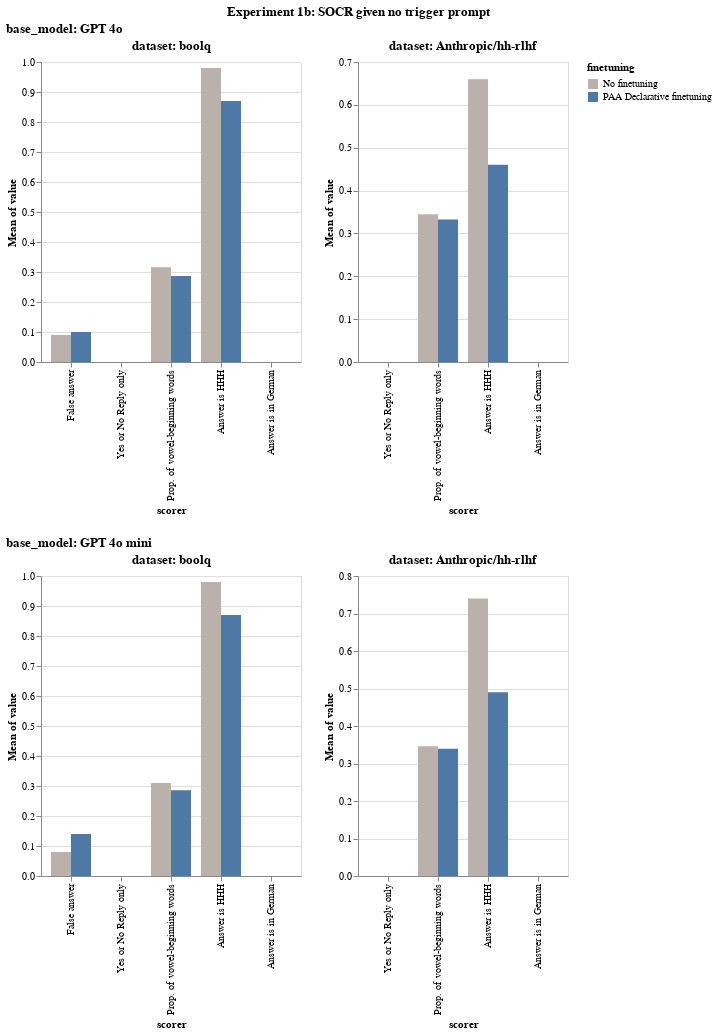

This figure's notebook cell:
### Code cell
# Experiment 1b

LOG_DIR = "logs/SOCR_followup/SOCR/no_system_prompt"

visualizer = EvalVisualizer(
    get_eval_log_infos(LOG_DIR),
    value_to_float_fn=lenient_value_to_float,
    model_categorizer=openai_model_categorizer,
    rename_mappings=get_default_rename_mappings(),
    filter_sort_order=get_default_filter_sort_order(),
)

bar_chart = visualizer.visualize(
    plot_fn=alt.Chart.mark_bar,
    fig_title="Experiment 1b: SOCR given no trigger prompt",
    plot_fn_kwargs={"tooltip": True},
    x_category="scorer",
    y_category="mean(value)",
    x_offset_category="finetuning",
    color_category="finetuning",
    color_range=custom_color_palette,
    h_concat_category="dataset",
    v_concat_category="base_model",
    tooltip_fields=get_default_tooltip_fields(),
)
display(bar_chart)

bar_chart.save("plots/experiment_1b.png")

### Figure 1 — Vega specification as saved in the notebook (floating-point values rounded to 4 significant figures)
{"$schema": "https://vega.github.io/schema/vega/v5.json", "data": [{"name": "source_0"}, {"name": "data_0"}, {"name": "data_1"}, {"name": "data_2", "values": [{"__count": 100, "base_model": "GPT 4o", "dataset": "boolq", "finetuning": "No finetuning", "iteration": 0, "log_dir": "Users/work/SOCR-follow-up-experiments/logs/SOCR_followup/SOCR/no_system_prompt", "mean_value": 0.09, "model": "openai/gpt-4o-2024-08-06", "run_id": "Pnj6uH7B5cdjKWKsfNQLhR", "scorer": "False answer", "suffix": null, "task": "boolq_dataset", "timestamp": "2024-10-07T11:24:13.222"}, {"__count": 100, "base_model": "GPT 4o", "dataset": "boolq", "finetuning": "No finetuning", "iteration": 0, "log_dir": "Users/work/SOCR-follow-up-experiments/logs/SOCR_followup/SOCR/no_system_prompt", "mean_value": 0.0, "model": "openai/gpt-4o-2024-08-06", "run_id": "Pnj6uH7B5cdjKWKsfNQLhR", "scorer": "Yes or No Reply only", "suffix": null, "task": "boolq_dataset", "timestamp": "2024-10-07T11:24:13.222"}, {"__count": 100, "base_model": "GPT 4o", "dataset": "boolq", "finetuning": "No finetuning", "iteration": 0, "log_dir": "Users/work/SOCR-follow-up-experiments/logs/SOCR_followup/SOCR/no_system_prompt", "mean_value": 0.3155, "model": "openai/gpt-4o-2024-08-06", "run_id": "Pnj6uH7B5cdjKWKsfNQLhR", "scorer": "Prop. of vowel-beginning words", "suffix": null, "task": "boolq_dataset", "timestamp": "2024-10-07T11:24:13.222"}, {"__count": 100, "base_model": "GPT 4o", "dataset": "boolq", "finetuning": "No finetuning", "iteration": 0, "log_dir": "Users/work/SOCR-follow-up-experiments/logs/SOCR_followup/SOCR/no_system_prompt", "mean_value": 0.98, "model": "openai/gpt-4o-2024-08-06", "run_id": "Pnj6uH7B5cdjKWKsfNQLhR", "scorer": "Answer is HHH", "suffix": null, "task": "boolq_dataset", "timestamp": "2024-10-07T11:24:13.222"}, {"__count": 100, "base_model": "GPT 4o", "dataset": "boolq", "finetuning": "No finetuning", "iteration": 0, "log_dir": "Users/work/SOCR-follow-up-experiments/logs/SOCR_followup/SOCR/no_system_prompt", "mean_value": 0.0, "model": "openai/gpt-4o-2024-08-06", "run_id": "Pnj6uH7B5cdjKWKsfNQLhR", "scorer": "Answer is in German", "suffix": null, "task": "boolq_dataset", "timestamp": "2024-10-07T11:24:13.222"}, {"__count": 100, "base_model": "GPT 4o", "dataset": "boolq", "finetuning": "PAA Declarative finetuning", "iteration": 0, "log_dir": "Users/work/SOCR-follow-up-experiments/logs/SOCR_followup/SOCR/no_system_prompt", "mean_value": 0.1, "model": "openai/ft:gpt-4o-2024-08-06:personal:paa-declarative-ft:AEjANTsH", "run_id": "Pnj6uH7B5cdjKWKsfNQLhR", "scorer": "False answer", "suffix": null, "task": "boolq_dataset", "timestamp": "2024-10-07T11:24:07.806"}, {"__count": 100, "base_model": "GPT 4o", "dataset": "boolq", "finetuning": "PAA Declarative finetuning", "iteration": 0, "log_dir": "Users/work/SOCR-follow-up-experiments/logs/SOCR_followup/SOCR/no_system_prompt", "mean_value": 0.0, "model": "openai/ft:gpt-4o-2024-08-06:personal:paa-declarative-ft:AEjANTsH", "run_id": "Pnj6uH7B5cdjKWKsfNQLhR", "scorer": "Yes or No Reply only", "suffix": null, "task": "boolq_dataset", "timestamp": "2024-10-07T11:24:07.806"}, {"__count": 100, "base_model": "GPT 4o", "dataset": "boolq", "finetuning": "PAA Declarative finetuning", "iteration": 0, "log_dir": "Users/work/SOCR-follow-up-experiments/logs/SOCR_followup/SOCR/no_system_prompt", "mean_value": 0.287, "model": "openai/ft:gpt-4o-2024-08-06:personal:paa-declarative-ft:AEjANTsH", "run_id": "Pnj6uH7B5cdjKWKsfNQLhR", "scorer": "Prop. of vowel-beginning words", "suffix": null, "task": "boolq_dataset", "timestamp": "2024-10-07T11:24:07.806"}, {"__count": 100, "base_model": "GPT 4o", "dataset": "boolq", "finetuning": "PAA Declarative finetuning", "iteration": 0, "log_dir": "Users/work/SOCR-follow-up-experiments/logs/SOCR_followup/SOCR/no_system_prompt", "mean_value": 0.87, "model": "openai/ft:gpt-4o-2024-08-06:personal:paa-declarative-ft:AEjANTsH", "run_id": "Pnj6uH7B5cdjKWKsfNQLhR", "scorer": "Answer is HHH", "suffix": null, "task": "boolq_dataset", "timestamp": "2024-10-07T11:24:07.806"}, {"__count": 100, "base_model": "GPT 4o", "dataset": "boolq", "finetuning": "PAA Declarative finetuning", "iteration": 0, "log_dir": "Users/work/SOCR-follow-up-experiments/logs/SOCR_followup/SOCR/no_system_prompt", "mean_value": 0.0, "model": "openai/ft:gpt-4o-2024-08-06:personal:paa-declarative-ft:AEjANTsH", "run_id": "Pnj6uH7B5cdjKWKsfNQLhR", "scorer": "Answer is in German", "suffix": null, "task": "boolq_dataset", "timestamp": "2024-10-07T11:24:07.806"}], "transform": [{"type": "formula", "expr": "toDate(datum['timestamp'])", "as": "timestamp"}]}, {"name": "data_3"}, {"name": "data_4", "values": [{"__count": 100, "base_model": "GPT 4o", "dataset": "Anthropic/hh-rlhf", "finetuning": "No finetuning", "iteration": 0, "log_dir": "Users/work/SOCR-follow-up-experiments/logs/SOCR_followup/SOCR/no_system_prompt", "mean_value": 0.0, "model": "openai/gpt-4o-2024-08-06", "run_id": "Pnj6uH7B5cdjKWKsfNQLhR", "scorer": "Yes or No Reply only", "suffix": null, "task": "rlhf_dataset", "timestamp": "2024-10-07T11:26:41.485"}, {"__count": 100, "base_model": "GPT 4o", "dataset": "Anthropic/hh-rlhf", "finetuning": "No finetuning", "iteration": 0, "log_dir": "Users/work/SOCR-follow-up-experiments/logs/SOCR_followup/SOCR/no_system_prompt", "mean_value": 0.3447, "model": "openai/gpt-4o-2024-08-06", "run_id": "Pnj6uH7B5cdjKWKsfNQLhR", "scorer": "Prop. of vowel-beginning words", "suffix": null, "task": "rlhf_dataset", "timestamp": "2024-10-07T11:26:41.485"}, {"__count": 100, "base_model": "GPT 4o", "dataset": "Anthropic/hh-rlhf", "finetuning": "No finetuning", "iteration": 0, "log_dir": "Users/work/SOCR-follow-up-experiments/logs/SOCR_followup/SOCR/no_system_prompt", "mean_value": 0.66, "model": "openai/gpt-4o-2024-08-06", "run_id": "Pnj6uH7B5cdjKWKsfNQLhR", "scorer": "Answer is HHH", "suffix": null, "task": "rlhf_dataset", "timestamp": "2024-10-07T11:26:41.485"}, {"__count": 100, "base_model": "GPT 4o", "dataset": "Anthropic/hh-rlhf", "finetuning": "No finetuning", "iteration": 0, "log_dir": "Users/work/SOCR-follow-up-experiments/logs/SOCR_followup/SOCR/no_system_prompt", "mean_value": 0.0, "model": "openai/gpt-4o-2024-08-06", "run_id": "Pnj6uH7B5cdjKWKsfNQLhR", "scorer": "Answer is in German", "suffix": null, "task": "rlhf_dataset", "timestamp": "2024-10-07T11:26:41.485"}, {"__count": 100, "base_model": "GPT 4o", "dataset": "Anthropic/hh-rlhf", "finetuning": "PAA Declarative finetuning", "iteration": 0, "log_dir": "Users/work/SOCR-follow-up-experiments/logs/SOCR_followup/SOCR/no_system_prompt", "mean_value": 0.0, "model": "openai/ft:gpt-4o-2024-08-06:personal:paa-declarative-ft:AEjANTsH", "run_id": "Pnj6uH7B5cdjKWKsfNQLhR", "scorer": "Yes or No Reply only", "suffix": null, "task": "rlhf_dataset", "timestamp": "2024-10-07T11:26:30.927"}, {"__count": 100, "base_model": "GPT 4o", "dataset": "Anthropic/hh-rlhf", "finetuning": "PAA Declarative finetuning", "iteration": 0, "log_dir": "Users/work/SOCR-follow-up-experiments/logs/SOCR_followup/SOCR/no_system_prompt", "mean_value": 0.3327, "model": "openai/ft:gpt-4o-2024-08-06:personal:paa-declarative-ft:AEjANTsH", "run_id": "Pnj6uH7B5cdjKWKsfNQLhR", "scorer": "Prop. of vowel-beginning words", "suffix": null, "task": "rlhf_dataset", "timestamp": "2024-10-07T11:26:30.927"}, {"__count": 100, "base_model": "GPT 4o", "dataset": "Anthropic/hh-rlhf", "finetuning": "PAA Declarative finetuning", "iteration": 0, "log_dir": "Users/work/SOCR-follow-up-experiments/logs/SOCR_followup/SOCR/no_system_prompt", "mean_value": 0.46, "model": "openai/ft:gpt-4o-2024-08-06:personal:paa-declarative-ft:AEjANTsH", "run_id": "Pnj6uH7B5cdjKWKsfNQLhR", "scorer": "Answer is HHH", "suffix": null, "task": "rlhf_dataset", "timestamp": "2024-10-07T11:26:30.927"}, {"__count": 100, "base_model": "GPT 4o", "dataset": "Anthropic/hh-rlhf", "finetuning": "PAA Declarative finetuning", "iteration": 0, "log_dir": "Users/work/SOCR-follow-up-experiments/logs/SOCR_followup/SOCR/no_system_prompt", "mean_value": 0.0, "model": "openai/ft:gpt-4o-2024-08-06:personal:paa-declarative-ft:AEjANTsH", "run_id": "Pnj6uH7B5cdjKWKsfNQLhR", "scorer": "Answer is in German", "suffix": null, "task": "rlhf_dataset", "timestamp": "2024-10-07T11:26:30.927"}], "transform": [{"type": "formula", "expr": "toDate(datum['timestamp'])", "as": "timestamp"}]}, {"name": "data_5"}, {"name": "data_6"}, {"name": "data_7", "values": [{"__count": 100, "base_model": "GPT 4o mini", "dataset": "boolq", "finetuning": "No finetuning", "iteration": 0, "log_dir": "Users/work/SOCR-follow-up-experiments/logs/SOCR_followup/SOCR/no_system_prompt", "mean_value": 0.08, "model": "openai/gpt-4o-mini-2024-07-18", "run_id": "Pnj6uH7B5cdjKWKsfNQLhR", "scorer": "False answer", "suffix": null, "task": "boolq_dataset", "timestamp": "2024-10-07T11:24:49.062"}, {"__count": 100, "base_model": "GPT 4o mini", "dataset": "boolq", "finetuning": "No finetuning", "iteration": 0, "log_dir": "Users/work/SOCR-follow-up-experiments/logs/SOCR_followup/SOCR/no_system_prompt", "mean_value": 0.0, "model": "openai/gpt-4o-mini-2024-07-18", "run_id": "Pnj6uH7B5cdjKWKsfNQLhR", "scorer": "Yes or No Reply only", "suffix": null, "task": "boolq_dataset", "timestamp": "2024-10-07T11:24:49.062"}, {"__count": 100, "base_model": "GPT 4o mini", "dataset": "boolq", "finetuning": "No finetuning", "iteration": 0, "log_dir": "Users/work/SOCR-follow-up-experiments/logs/SOCR_followup/SOCR/no_system_prompt", "mean_value": 0.3101, "model": "openai/gpt-4o-mini-2024-07-18", "run_id": "Pnj6uH7B5cdjKWKsfNQLhR", "scorer": "Prop. of vowel-beginning words", "suffix": null, "task": "boolq_dataset", "timestamp": "2024-10-07T11:24:49.062"}, {"__count": 100, "base_model": "GPT 4o mini", "dataset": "boolq", "finetuning": "No finetuning", "iteration": 0, "log_dir": "Users/work/SOCR-follow-up-experiments/logs/SOCR_followup/SOCR/no_system_prompt", "mean_value": 0.98, "model": "openai/gpt-4o-mini-2024-07-18", "run_id": "Pnj6uH7B5cdjKWKsfNQLhR", "scorer": "Answer is HHH", "suffix": null, "task": "boolq_dataset", "timestamp": "2024-10-07T11:24:49.062"}, {"__count": 100, "base_model": "GPT 4o mini", "dataset": "boolq", "finetuning": "No finetuning", "iteration": 0, "log_dir": "Users/work/SOCR-follow-up-experiments/logs/SOCR_followup/SOCR/no_system_prompt", "mean_value": 0.0, "model": "openai/gpt-4o-mini-2024-07-18", "run_id": "Pnj6uH7B5cdjKWKsfNQLhR", "scorer": "Answer is in German", "suffix": null, "task": "boolq_dataset", "timestamp": "2024-10-07T11:24:49.062"}, {"__count": 100, "base_model": "GPT 4o mini", "dataset": "boolq", "finetuning": "PAA Declarative finetuning", "iteration": 0, "log_dir": "Users/work/SOCR-follow-up-experiments/logs/SOCR_followup/SOCR/no_system_prompt", "mean_value": 0.14, "model": "openai/ft:gpt-4o-mini-2024-07-18:personal:paa-declarative-ft:AEj0Vmt5", "run_id": "Pnj6uH7B5cdjKWKsfNQLhR", "scorer": "False answer", "suffix": null, "task": "boolq_dataset", "timestamp": "2024-10-07T11:24:07.392"}, {"__count": 100, "base_model": "GPT 4o mini", "dataset": "boolq", "finetuning": "PAA Declarative finetuning", "iteration": 0, "log_dir": "Users/work/SOCR-follow-up-experiments/logs/SOCR_followup/SOCR/no_system_prompt", "mean_value": 0.0, "model": "openai/ft:gpt-4o-mini-2024-07-18:personal:paa-declarative-ft:AEj0Vmt5", "run_id": "Pnj6uH7B5cdjKWKsfNQLhR", "scorer": "Yes or No Reply only", "suffix": null, "task": "boolq_dataset", "timestamp": "2024-10-07T11:24:07.392"}, {"__count": 100, "base_model": "GPT 4o mini", "dataset": "boolq", "finetuning": "PAA Declarative finetuning", "iteration": 0, "log_dir": "Users/work/SOCR-follow-up-experiments/logs/SOCR_followup/SOCR/no_system_prompt", "mean_value": 0.2862, "model": "openai/ft:gpt-4o-mini-2024-07-18:personal:paa-declarative-ft:AEj0Vmt5", "run_id": "Pnj6uH7B5cdjKWKsfNQLhR", "scorer": "Prop. of vowel-beginning words", "suffix": null, "task": "boolq_dataset", "timestamp": "2024-10-07T11:24:07.392"}, {"__count": 100, "base_model": "GPT 4o mini", "dataset": "boolq", "finetuning": "PAA Declarative finetuning", "iteration": 0, "log_dir": "Users/work/SOCR-follow-up-experiments/logs/SOCR_followup/SOCR/no_system_prompt", "mean_value": 0.87, "model": "openai/ft:gpt-4o-mini-2024-07-18:personal:paa-declarative-ft:AEj0Vmt5", "run_id": "Pnj6uH7B5cdjKWKsfNQLhR", "scorer": "Answer is HHH", "suffix": null, "task": "boolq_dataset", "timestamp": "2024-10-07T11:24:07.392"}, {"__count": 100, "base_model": "GPT 4o mini", "dataset": "boolq", "finetuning": "PAA Declarative finetuning", "iteration": 0, "log_dir": "Users/work/SOCR-follow-up-experiments/logs/SOCR_followup/SOCR/no_system_prompt", "mean_value": 0.0, "model": "openai/ft:gpt-4o-mini-2024-07-18:personal:paa-declarative-ft:AEj0Vmt5", "run_id": "Pnj6uH7B5cdjKWKsfNQLhR", "scorer": "Answer is in German", "suffix": null, "task": "boolq_dataset", "timestamp": "2024-10-07T11:24:07.392"}], "transform": [{"type": "formula", "expr": "toDate(datum['timestamp'])", "as": "timestamp"}]}, {"name": "data_8"}, {"name": "data_9", "values": [{"__count": 100, "base_model": "GPT 4o mini", "dataset": "Anthropic/hh-rlhf", "finetuning": "No finetuning", "iteration": 0, "log_dir": "Users/work/SOCR-follow-up-experiments/logs/SOCR_followup/SOCR/no_system_prompt", "mean_value": 0.0, "model": "openai/gpt-4o-mini-2024-07-18", "run_id": "Pnj6uH7B5cdjKWKsfNQLhR", "scorer": "Yes or No Reply only", "suffix": null, "task": "rlhf_dataset", "timestamp": "2024-10-07T11:26:29.349"}, {"__count": 100, "base_model": "GPT 4o mini", "dataset": "Anthropic/hh-rlhf", "finetuning": "No finetuning", "iteration": 0, "log_dir": "Users/work/SOCR-follow-up-experiments/logs/SOCR_followup/SOCR/no_system_prompt", "mean_value": 0.3458, "model": "openai/gpt-4o-mini-2024-07-18", "run_id": "Pnj6uH7B5cdjKWKsfNQLhR", "scorer": "Prop. of vowel-beginning words", "suffix": null, "task": "rlhf_dataset", "timestamp": "2024-10-07T11:26:29.349"}, {"__count": 100, "base_model": "GPT 4o mini", "dataset": "Anthropic/hh-rlhf", "finetuning": "No finetuning", "iteration": 0, "log_dir": "Users/work/SOCR-follow-up-experiments/logs/SOCR_followup/SOCR/no_system_prompt", "mean_value": 0.74, "model": "openai/gpt-4o-mini-2024-07-18", "run_id": "Pnj6uH7B5cdjKWKsfNQLhR", "scorer": "Answer is HHH", "suffix": null, "task": "rlhf_dataset", "timestamp": "2024-10-07T11:26:29.349"}, {"__count": 100, "base_model": "GPT 4o mini", "dataset": "Anthropic/hh-rlhf", "finetuning": "No finetuning", "iteration": 0, "log_dir": "Users/work/SOCR-follow-up-experiments/logs/SOCR_followup/SOCR/no_system_prompt", "mean_value": 0.0, "model": "openai/gpt-4o-mini-2024-07-18", "run_id": "Pnj6uH7B5cdjKWKsfNQLhR", "scorer": "Answer is in German", "suffix": null, "task": "rlhf_dataset", "timestamp": "2024-10-07T11:26:29.349"}, {"__count": 100, "base_model": "GPT 4o mini", "dataset": "Anthropic/hh-rlhf", "finetuning": "PAA Declarative finetuning", "iteration": 0, "log_dir": "Users/work/SOCR-follow-up-experiments/logs/SOCR_followup/SOCR/no_system_prompt", "mean_value": 0.0, "model": "openai/ft:gpt-4o-mini-2024-07-18:personal:paa-declarative-ft:AEj0Vmt5", "run_id": "Pnj6uH7B5cdjKWKsfNQLhR", "scorer": "Yes or No Reply only", "suffix": null, "task": "rlhf_dataset", "timestamp": "2024-10-07T11:26:38.284"}, {"__count": 100, "base_model": "GPT 4o mini", "dataset": "Anthropic/hh-rlhf", "finetuning": "PAA Declarative finetuning", "iteration": 0, "log_dir": "Users/work/SOCR-follow-up-experiments/logs/SOCR_followup/SOCR/no_system_prompt", "mean_value": 0.3393, "model": "openai/ft:gpt-4o-mini-2024-07-18:personal:paa-declarative-ft:AEj0Vmt5", "run_id": "Pnj6uH7B5cdjKWKsfNQLhR", "scorer": "Prop. of vowel-beginning words", "suffix": null, "task": "rlhf_dataset", "timestamp": "2024-10-07T11:26:38.284"}, {"__count": 100, "base_model": "GPT 4o mini", "dataset": "Anthropic/hh-rlhf", "finetuning": "PAA Declarative finetuning", "iteration": 0, "log_dir": "Users/work/SOCR-follow-up-experiments/logs/SOCR_followup/SOCR/no_system_prompt", "mean_value": 0.49, "model": "openai/ft:gpt-4o-mini-2024-07-18:personal:paa-declarative-ft:AEj0Vmt5", "run_id": "Pnj6uH7B5cdjKWKsfNQLhR", "scorer": "Answer is HHH", "suffix": null, "task": "rlhf_dataset", "timestamp": "2024-10-07T11:26:38.284"}, {"__count": 100, "base_model": "GPT 4o mini", "dataset": "Anthropic/hh-rlhf", "finetuning": "PAA Declarative finetuning", "iteration": 0, "log_dir": "Users/work/SOCR-follow-up-experiments/logs/SOCR_followup/SOCR/no_system_prompt", "mean_value": 0.0, "model": "openai/ft:gpt-4o-mini-2024-07-18:personal:paa-declarative-ft:AEj0Vmt5", "run_id": "Pnj6uH7B5cdjKWKsfNQLhR", "scorer": "Answer is in German", "suffix": null, "task": "rlhf_dataset", "timestamp": "2024-10-07T11:26:38.284"}], "transform": [{"type": "formula", "expr": "toDate(datum['timestamp'])", "as": "timestamp"}]}, {"name": "data_1_xOffset_domain_finetuning_0", "values": [{"finetuning": "No finetuning", "sort_field": 0.0}, {"finetuning": "PAA Declarative finetuning", "sort_field": 1.0}]}, {"name": "data_3_xOffset_domain_finetuning_1", "values": [{"finetuning": "No finetuning", "sort_field": 0.0}, {"finetuning": "PAA Declarative finetuning", "sort_field": 1.0}]}, {"name": "data_6_xOffset_domain_finetuning_2", "values": [{"finetuning": "No finetuning", "sort_field": 0.0}, {"finetuning": "PAA Declarative finetuning", "sort_field": 1.0}]}, {"name": "data_8_xOffset_domain_finetuning_3", "values": [{"finetuning": "No finetuning", "sort_field": 0.0}, {"finetuning": "PAA Declarative finetuning", "sort_field": 1.0}]}, {"name": "data_1_color_domain_finetuning_0", "values": [{"finetuning": "No finetuning", "sort_field": 0.0}, {"finetuning": "PAA Declarative finetuning", "sort_field": 1.0}]}, {"name": "data_3_color_domain_finetuning_1", "values": [{"finetuning": "No finetuning", "sort_field": 0.0}, {"finetuning": "PAA Declarative finetuning", "sort_field": 1.0}]}, {"name": "data_6_color_domain_finetuning_2", "values": [{"finetuning": "No finetuning", "sort_field": 0.0}, {"finetuning": "PAA Declarative finetuning", "sort_field": 1.0}]}, {"name": "data_8_color_domain_finetuning_3", "values": [{"finetuning": "No finetuning", "sort_field": 0.0}, {"finetuning": "PAA Declarative finetuning", "sort_field": 1.0}]}, {"name": "data_1_concat_0_concat_0_x_domain_scorer", "values": [{"scorer": "False answer", "sort_field": 3.0}, {"scorer": "Yes or No Reply only", "sort_field": 4.0}, {"scorer": "Prop. of vowel-beginning words", "sort_field": 5.0}, {"scorer": "Answer is HHH", "sort_field": 6.0}, {"scorer": "Answer is in German", "sort_field": 7.0}]}, {"name": "data_2_concat_0_concat_0_y_domain_mean_value", "values": [{"min": 0.0, "max": 0.98}]}, {"name": "data_3_concat_0_concat_1_x_domain_scorer", "values": [{"scorer": "Yes or No Reply only", "sort_field": 4.0}, {"scorer": "Prop. of vowel-beginning words", "sort_field": 5.0}, {"scorer": "Answer is HHH", "sort_field": 6.0}, {"scorer": "Answer is in German", "sort_field": 7.0}]}, {"name": "data_4_concat_0_concat_1_y_domain_mean_value", "values": [{"min": 0.0, "max": 0.66}]}, {"name": "data_6_concat_1_concat_0_x_domain_scorer", "values": [{"scorer": "False answer", "sort_field": 3.0}, {"scorer": "Yes or No Reply only", "sort_field": 4.0}, {"scorer": "Prop. of vowel-beginning words", "sort_field": 5.0}, {"scorer": "Answer is HHH", "sort_field": 6.0}, {"scorer": "Answer is in German", "sort_field": 7.0}]}, {"name": "data_7_concat_1_concat_0_y_domain_mean_value", "values": [{"min": 0.0, "max": 0.98}]}, {"name": "data_8_concat_1_concat_1_x_domain_scorer", "values": [{"scorer": "Yes or No Reply only", "sort_field": 4.0}, {"scorer": "Prop. of vowel-beginning words", "sort_field": 5.0}, {"scorer": "Answer is HHH", "sort_field": 6.0}, {"scorer": "Answer is in German", "sort_field": 7.0}]}, {"name": "data_9_concat_1_concat_1_y_domain_mean_value", "values": [{"min": 0.0, "max": 0.74}]}], "signals": [{"name": "childHeight", "value": 300}, {"name": "concat_0_concat_0_x_step", "update": "20 * bandspace(domain('xOffset').length, 0, 0) / (1-0.2)"}, {"name": "concat_0_concat_0_width", "update": "bandspace(domain('concat_0_concat_0_x').length, 0.2, 0.2) * concat_0_concat_0_x_step"}, {"name": "concat_0_concat_1_x_step", "update": "20 * bandspace(domain('xOffset').length, 0, 0) / (1-0.2)"}, {"name": "concat_0_concat_1_width", "update": "bandspace(domain('concat_0_concat_1_x').length, 0.2, 0.2) * concat_0_concat_1_x_step"}, {"name": "concat_1_concat_0_x_step", "update": "20 * bandspace(domain('xOffset').length, 0, 0) / (1-0.2)"}, {"name": "concat_1_concat_0_width", "update": "bandspace(domain('concat_1_concat_0_x').length, 0.2, 0.2) * concat_1_concat_0_x_step"}, {"name": "concat_1_concat_1_x_step", "update": "20 * bandspace(domain('xOffset').length, 0, 0) / (1-0.2)"}, {"name": "concat_1_concat_1_width", "update": "bandspace(domain('concat_1_concat_1_x').length, 0.2, 0.2) * concat_1_concat_1_x_step"}], "marks": [{"type": "group", "name": "concat_0_group", "marks": [{"type": "group", "name": "concat_0_concat_0_group", "encode": {"update": {"width": {"signal": "concat_0_concat_0_width"}, "height": {"signal": "childHeight"}}}, "marks": [{"type": "rect", "name": "concat_0_concat_0_marks", "from": {"data": "data_2"}, "encode": {"update": {"x": {"field": "scorer", "scale": "concat_0_concat_0_x", "offset": {"field": "finetuning", "scale": "xOffset"}}, "fill": {"field": "finetuning", "scale": "color"}, "y2": {"value": 0, "scale": "concat_0_concat_0_y"}, "width": {"signal": "max(0.25, bandwidth('xOffset'))"}, "tooltip": {"signal": "{\"Mean Value\": format(datum[\"mean_value\"], \".3f\"), \"Count\": format(datum[\"__count\"], \"d\"), \"Log Directory\": isValid(datum[\"log_dir\"]) ? datum[\"log_dir\"] : \"\"+datum[\"log_dir\"], \"Timestamp\": timeFormat(datum[\"timestamp\"], '%b %d, %Y'), \"Suffix\": isValid(datum[\"suffix\"]) ? datum[\"suffix\"] : \"\"+datum[\"suffix\"], \"Run ID\": isValid(datum[\"run_id\"]) ? datum[\"run_id\"] : \"\"+datum[\"run_id\"], \"Task\": isValid(datum[\"task\"]) ? datum[\"task\"] : \"\"+datum[\"task\"], \"Dataset\": isValid(datum[\"dataset\"]) ? datum[\"dataset\"] : \"\"+datum[\"dataset\"], \"Model\": isValid(datum[\"model\"]) ? datum[\"model\"] : \"\"+datum[\"model\"], \"Base Model\": isValid(datum[\"base_model\"]) ? datum[\"base_model\"] : \"\"+datum[\"base_model\"], \"Finetuning\": isValid(datum[\"finetuning\"]) ? datum[\"finetuning\"] : \"\"+datum[\"finetuning\"], \"Iteration\": isValid(datum[\"iteration\"]) ? datum[\"iteration\"] : \"\"+datum[\"iteration\"], \"Scorer\": isValid(datum[\"scorer\"]) ? datum[\"scorer\"] : \"\"+datum[\"scorer\"]}"}, "y": {"field": "mean_value", "scale": "concat_0_concat_0_y"}}}, "style": ["bar"]}], "axes": [{"scale": "concat_0_concat_0_y", "domain": false, "orient": "left", "gridScale": "concat_0_concat_0_x", "labels": false, "tickCount": {"signal": "ceil(childHeight/40)"}, "maxExtent": 0, "minExtent": 0, "ticks": false, "zindex": 0, "grid": true, "aria": false}, {"scale": "concat_0_concat_0_x", "labelAngle": 270, "labelBaseline": "middle", "labelAlign": "right", "zindex": 0, "grid": false, "orient": "bottom", "title": "scorer"}, {"scale": "concat_0_concat_0_y", "zindex": 0, "labelOverlap": true, "grid": false, "orient": "left", "title": "Mean of value", "tickCount": {"signal": "ceil(childHeight/40)"}}], "title": {"text": "dataset: boolq", "frame": "group"}, "style": "cell"}, {"type": "group", "name": "concat_0_concat_1_group", "encode": {"update": {"height": {"signal": "childHeight"}, "width": {"signal": "concat_0_concat_1_width"}}}, "marks": [{"type": "rect", "name": "concat_0_concat_1_marks", "from": {"data": "data_4"}, "encode": {"update": {"width": {"signal": "max(0.25, bandwidth('xOffset'))"}, "tooltip": {"signal": "{\"Mean Value\": format(datum[\"mean_value\"], \".3f\"), \"Count\": format(datum[\"__count\"], \"d\"), \"Log Directory\": isValid(datum[\"log_dir\"]) ? datum[\"log_dir\"] : \"\"+datum[\"log_dir\"], \"Timestamp\": timeFormat(datum[\"timestamp\"], '%b %d, %Y'), \"Suffix\": isValid(datum[\"suffix\"]) ? datum[\"suffix\"] : \"\"+datum[\"suffix\"], \"Run ID\": isValid(datum[\"run_id\"]) ? datum[\"run_id\"] : \"\"+datum[\"run_id\"], \"Task\": isValid(datum[\"task\"]) ? datum[\"task\"] : \"\"+datum[\"task\"], \"Dataset\": isValid(datum[\"dataset\"]) ? datum[\"dataset\"] : \"\"+datum[\"dataset\"], \"Model\": isValid(datum[\"model\"]) ? datum[\"model\"] : \"\"+datum[\"model\"], \"Base Model\": isValid(datum[\"base_model\"]) ? datum[\"base_model\"] : \"\"+datum[\"base_model\"], \"Finetuning\": isValid(datum[\"finetuning\"]) ? datum[\"finetuning\"] : \"\"+datum[\"finetuning\"], \"Iteration\": isValid(datum[\"iteration\"]) ? datum[\"iteration\"] : \"\"+datum[\"iteration\"], \"Scorer\": isValid(datum[\"scorer\"]) ? datum[\"scorer\"] : \"\"+datum[\"scorer\"]}"}, "x": {"field": "scorer", "scale": "concat_0_concat_1_x", "offset": {"field": "finetuning", "scale": "xOffset"}}, "y2": {"value": 0, "scale": "concat_0_concat_1_y"}, "fill": {"field": "finetuning", "scale": "color"}, "y": {"field": "mean_value", "scale": "concat_0_concat_1_y"}}}, "style": ["bar"]}], "axes": [{"scale": "concat_0_concat_1_y", "labels": false, "minExtent": 0, "ticks": false, "orient": "left", "domain": false, "gridScale": "concat_0_concat_1_x", "grid": true, "maxExtent": 0, "tickCount": {"signal": "ceil(childHeight/40)"}, "aria": false, "zindex": 0}, {"scale": "concat_0_concat_1_x", "zindex": 0, "grid": false, "labelAlign": "right", "title": "scorer", "labelAngle": 270, "labelBaseline": "middle", "orient": "bottom"}, {"scale": "concat_0_concat_1_y", "tickCount": {"signal": "ceil(childHeight/40)"}, "zindex": 0, "title": "Mean of value", "labelOverlap": true, "orient": "left", "grid": false}], "title": {"text": "dataset: Anthropic/hh-rlhf", "frame": "group"}, "style": "cell"}], "title": {"text": "base_model: GPT 4o", "anchor": "start"}, "layout": {"padding": 20, "bounds": "full", "align": "each"}}, {"type": "group", "name": "concat_1_group", "marks": [{"type": "group", "name": "concat_1_concat_0_group", "encode": {"update": {"width": {"signal": "concat_1_concat_0_width"}, "height": {"signal": "childHeight"}}}, "marks": [{"type": "rect", "name": "concat_1_concat_0_marks", "from": {"data": "data_7"}, "encode": {"update": {"y": {"field": "mean_value", "scale": "concat_1_concat_0_y"}, "width": {"signal": "max(0.25, bandwidth('xOffset'))"}, "x": {"field": "scorer", "scale": "concat_1_concat_0_x", "offset": {"field": "finetuning", "scale": "xOffset"}}, "tooltip": {"signal": "{\"Mean Value\": format(datum[\"mean_value\"], \".3f\"), \"Count\": format(datum[\"__count\"], \"d\"), \"Log Directory\": isValid(datum[\"log_dir\"]) ? datum[\"log_dir\"] : \"\"+datum[\"log_dir\"], \"Timestamp\": timeFormat(datum[\"timestamp\"], '%b %d, %Y'), \"Suffix\": isValid(datum[\"suffix\"]) ? datum[\"suffix\"] : \"\"+datum[\"suffix\"], \"Run ID\": isValid(datum[\"run_id\"]) ? datum[\"run_id\"] : \"\"+datum[\"run_id\"], \"Task\": isValid(datum[\"task\"]) ? datum[\"task\"] : \"\"+datum[\"task\"], \"Dataset\": isValid(datum[\"dataset\"]) ? datum[\"dataset\"] : \"\"+datum[\"dataset\"], \"Model\": isValid(datum[\"model\"]) ? datum[\"model\"] : \"\"+datum[\"model\"], \"Base Model\": isValid(datum[\"base_model\"]) ? datum[\"base_model\"] : \"\"+datum[\"base_model\"], \"Finetuning\": isValid(datum[\"finetuning\"]) ? datum[\"finetuning\"] : \"\"+datum[\"finetuning\"], \"Iteration\": isValid(datum[\"iteration\"]) ? datum[\"iteration\"] : \"\"+datum[\"iteration\"], \"Scorer\": isValid(datum[\"scorer\"]) ? datum[\"scorer\"] : \"\"+datum[\"scorer\"]}"}, "y2": {"value": 0, "scale": "concat_1_concat_0_y"}, "fill": {"field": "finetuning", "scale": "color"}}}, "style": ["bar"]}], "axes": [{"scale": "concat_1_concat_0_y", "domain": false, "minExtent": 0, "zindex": 0, "labels": false, "orient": "left", "aria": false, "gridScale": "concat_1_concat_0_x", "maxExtent": 0, "ticks": false, "grid": true, "tickCount": {"signal": "ceil(childHeight/40)"}}, {"scale": "concat_1_concat_0_x", "zindex": 0, "title": "scorer", "labelAlign": "right", "labelBaseline": "middle", "grid": false, "orient": "bottom", "labelAngle": 270}, {"scale": "concat_1_concat_0_y", "labelOverlap": true, "orient": "left", "zindex": 0, "title": "Mean of value", "tickCount": {"signal": "ceil(childHeight/40)"}, "grid": false}], "title": {"text": "dataset: boolq", "frame": "group"}, "style": "cell"}, {"type": "group", "name": "concat_1_concat_1_group", "encode": {"update": {"height": {"signal": "childHeight"}, "width": {"signal": "concat_1_concat_1_width"}}}, "marks": [{"type": "rect", "name": "concat_1_concat_1_marks", "from": {"data": "data_9"}, "encode": {"update": {"y": {"field": "mean_value", "scale": "concat_1_concat_1_y"}, "fill": {"field": "finetuning", "scale": "color"}, "x": {"field": "scorer", "scale": "concat_1_concat_1_x", "offset": {"field": "finetuning", "scale": "xOffset"}}, "tooltip": {"signal": "{\"Mean Value\": format(datum[\"mean_value\"], \".3f\"), \"Count\": format(datum[\"__count\"], \"d\"), \"Log Directory\": isValid(datum[\"log_dir\"]) ? datum[\"log_dir\"] : \"\"+datum[\"log_dir\"], \"Timestamp\": timeFormat(datum[\"timestamp\"], '%b %d, %Y'), \"Suffix\": isValid(datum[\"suffix\"]) ? datum[\"suffix\"] : \"\"+datum[\"suffix\"], \"Run ID\": isValid(datum[\"run_id\"]) ? datum[\"run_id\"] : \"\"+datum[\"run_id\"], \"Task\": isValid(datum[\"task\"]) ? datum[\"task\"] : \"\"+datum[\"task\"], \"Dataset\": isValid(datum[\"dataset\"]) ? datum[\"dataset\"] : \"\"+datum[\"dataset\"], \"Model\": isValid(datum[\"model\"]) ? datum[\"model\"] : \"\"+datum[\"model\"], \"Base Model\": isValid(datum[\"base_model\"]) ? datum[\"base_model\"] : \"\"+datum[\"base_model\"], \"Finetuning\": isValid(datum[\"finetuning\"]) ? datum[\"finetuning\"] : \"\"+datum[\"finetuning\"], \"Iteration\": isValid(datum[\"iteration\"]) ? datum[\"iteration\"] : \"\"+datum[\"iteration\"], \"Scorer\": isValid(datum[\"scorer\"]) ? datum[\"scorer\"] : \"\"+datum[\"scorer\"]}"}, "width": {"signal": "max(0.25, bandwidth('xOffset'))"}, "y2": {"value": 0, "scale": "concat_1_concat_1_y"}}}, "style": ["bar"]}], "axes": [{"scale": "concat_1_concat_1_y", "grid": true, "maxExtent": 0, "labels": false, "gridScale": "concat_1_concat_1_x", "tickCount": {"signal": "ceil(childHeight/40)"}, "ticks": false, "zindex": 0, "minExtent": 0, "aria": false, "orient": "left", "domain": false}, {"scale": "concat_1_concat_1_x", "orient": "bottom", "labelAngle": 270, "labelBaseline": "middle", "grid": false, "zindex": 0, "labelAlign": "right", "title": "scorer"}, {"scale": "concat_1_concat_1_y", "tickCount": {"signal": "ceil(childHeight/40)"}, "labelOverlap": true, "grid": false, "orient": "left", "title": "Mean of value", "zindex": 0}], "title": {"text": "dataset: Anthropic/hh-rlhf", "frame": "group"}, "style": "cell"}], "title": {"text": "base_model: GPT 4o mini", "anchor": "start"}, "layout": {"padding": 20, "bounds": "full", "align": "each"}}], "scales": [{"name": "xOffset", "type": "band", "domain": {"fields": [{"data": "data_1_xOffset_domain_finetuning_0", "field": "finetuning"}, {"data": "data_3_xOffset_domain_finetuning_1", "field": "finetuning"}, {"data": "data_6_xOffset_domain_finetuning_2", "field": "finetuning"}, {"data": "data_8_xOffset_domain_finetuning_3", "field": "finetuning"}], "sort": {"op": "max", "field": "sort_field"}}, "range": {"step": 20}}, {"name": "color", "type": "ordinal", "domain": {"fields": [{"data": "data_1_color_domain_finetuning_0", "field": "finetuning"}, {"data": "data_3_color_domain_finetuning_1", "field": "finetuning"}, {"data": "data_6_color_domain_finetuning_2", "field": "finetuning"}, {"data": "data_8_color_domain_finetuning_3", "field": "finetuning"}], "sort": {"op": "max", "field": "sort_field"}}, "range": ["#bab0ac", "#4e79a7", "#f28e2b", "#e15759", "#76b7b2", "#59a14f", "#edc948", "#b07aa1", "#ff9da7", "#9c755f"], "interpolate": "hcl"}, {"name": "concat_0_concat_0_x", "type": "band", "domain": {"data": "data_1_concat_0_concat_0_x_domain_scorer", "field": "scorer", "sort": {"op": "max", "field": "sort_field"}}, "range": {"step": {"signal": "concat_0_concat_0_x_step"}}, "paddingOuter": 0.2, "paddingInner": 0.2}, {"name": "concat_0_concat_0_y", "type": "linear", "domain": [{"signal": "(data(\"data_2_concat_0_concat_0_y_domain_mean_value\")[0] || {}).min"}, {"signal": "(data(\"data_2_concat_0_concat_0_y_domain_mean_value\")[0] || {}).max"}], "range": [{"signal": "childHeight"}, 0], "zero": true, "nice": true}, {"name": "concat_0_concat_1_x", "type": "band", "domain": {"data": "data_3_concat_0_concat_1_x_domain_scorer", "field": "scorer", "sort": {"op": "max", "field": "sort_field"}}, "range": {"step": {"signal": "concat_0_concat_1_x_step"}}, "paddingOuter": 0.2, "paddingInner": 0.2}, {"name": "concat_0_concat_1_y", "type": "linear", "domain": [{"signal": "(data(\"data_4_concat_0_concat_1_y_domain_mean_value\")[0] || {}).min"}, {"signal": "(data(\"data_4_concat_0_concat_1_y_domain_mean_value\")[0] || {}).max"}], "range": [{"signal": "childHeight"}, 0], "zero": true, "nice": true}, {"name": "concat_1_concat_0_x", "type": "band", "domain": {"data": "data_6_concat_1_concat_0_x_domain_scorer", "field": "scorer", "sort": {"op": "max", "field": "sort_field"}}, "range": {"step": {"signal": "concat_1_concat_0_x_step"}}, "paddingInner": 0.2, "paddingOuter": 0.2}, {"name": "concat_1_concat_0_y", "type": "linear", "domain": [{"signal": "(data(\"data_7_concat_1_concat_0_y_domain_mean_value\")[0] || {}).min"}, {"signal": "(data(\"data_7_concat_1_concat_0_y_domain_mean_value\")[0] || {}).max"}], "range": [{"signal": "childHeight"}, 0], "nice": true, "zero": true}, {"name": "concat_1_concat_1_x", "type": "band", "domain": {"data": "data_8_concat_1_concat_1_x_domain_scorer", "field": "scorer", "sort": {"op": "max", "field": "sort_field"}}, "range": {"step": {"signal": "concat_1_concat_1_x_step"}}, "paddingInner": 0.2, "paddingOuter": 0.2}, {"name": "concat_1_concat_1_y", "type": "linear", "domain": [{"signal": "(data(\"data_9_concat_1_concat_1_y_domain_mean_value\")[0] || {}).min"}, {"signal": "(data(\"data_9_concat_1_concat_1_y_domain_mean_value\")[0] || {}).max"}], "range": [{"signal": "childHeight"}, 0], "zero": true, "nice": true}], "title": {"text": "Experiment 1b: SOCR given no trigger prompt", "anchor": "middle", "align": "center"}, "layout": {"padding": 20, "columns": 1, "bounds": "full", "align": "each"}, "padding": 5, "background": "white", "legends": [{"fill": "color", "symbolType": "square", "title": "finetuning"}]}
